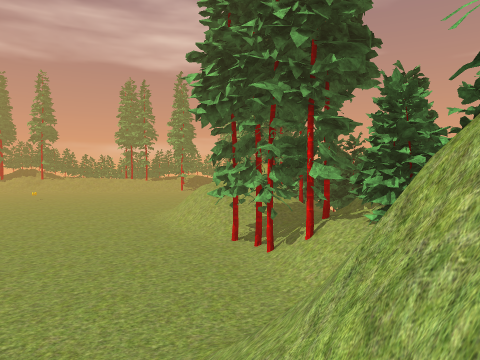
view 1 (above)

24 first-person views from a walk through a 3-D level made in the Unity game engine. The camera is 1.4 m above the floor, tilts 2° down and sees 70° across. The floor is counted in squares, 2 m on a side. Each view is taken from the middle of a square. On the plan, view 1 faces up. The plan holds only what a view shows up to about 11 squares ahead; the rest is blank. The place goes on beyond the plan. The player is left out. Some surface patterns are stand-ins.

view 2
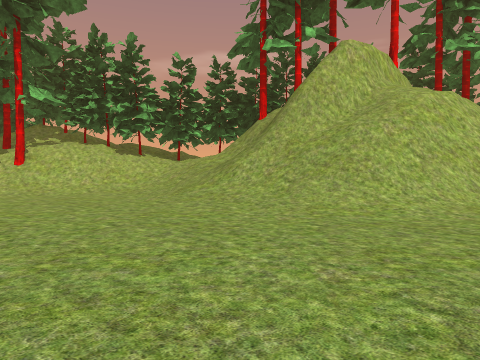

view 3
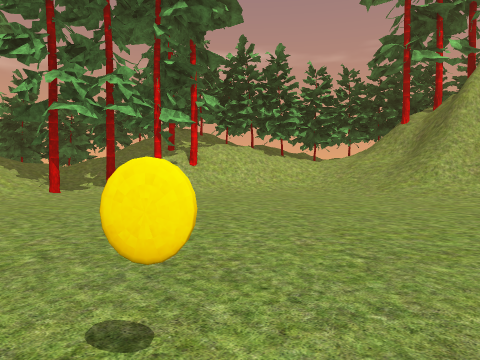

view 4
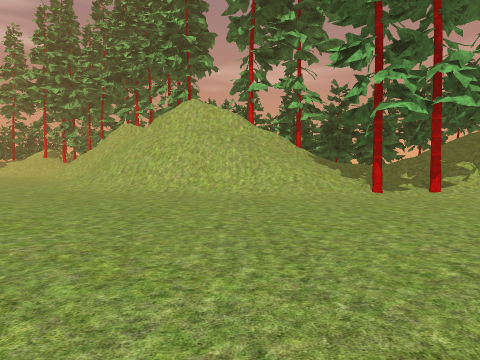

view 5
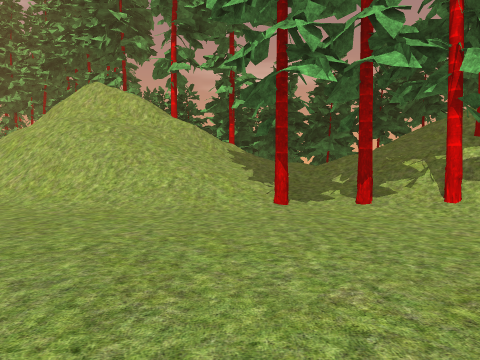

view 6
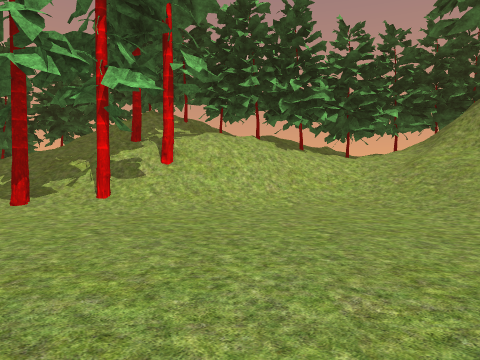

view 7
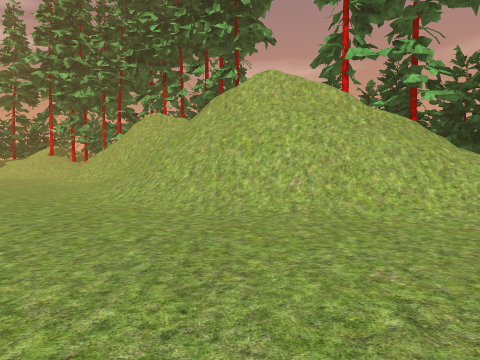

view 8
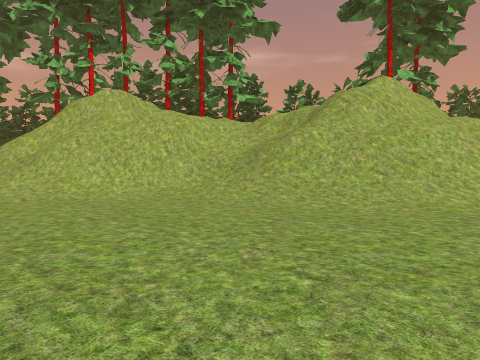

view 9
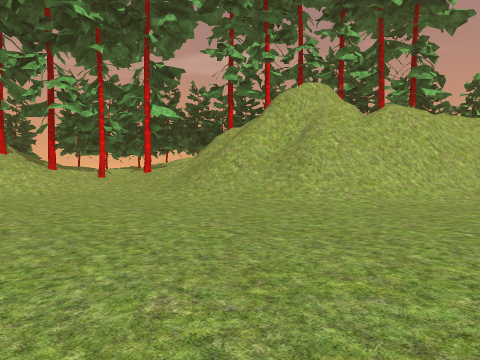

view 10
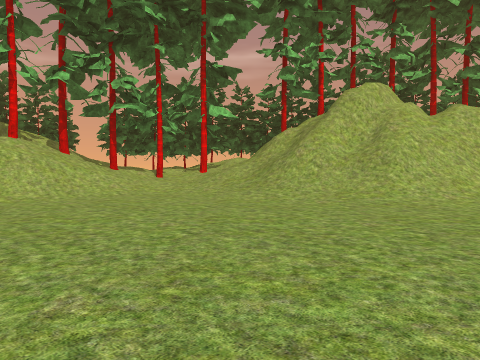

view 11
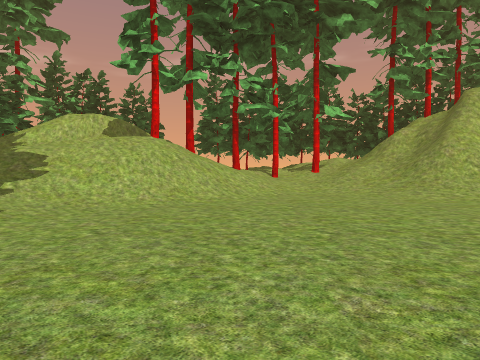

view 12
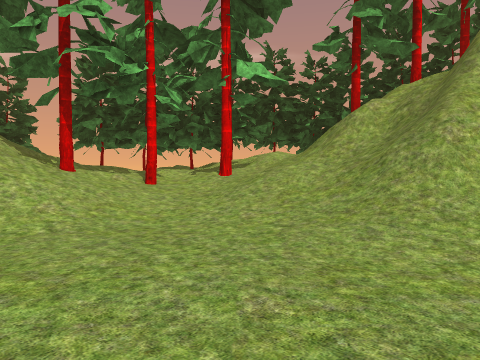

view 13
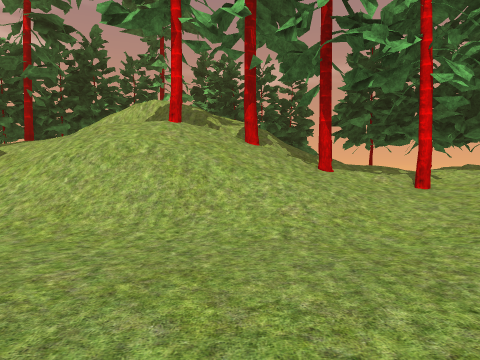

view 14
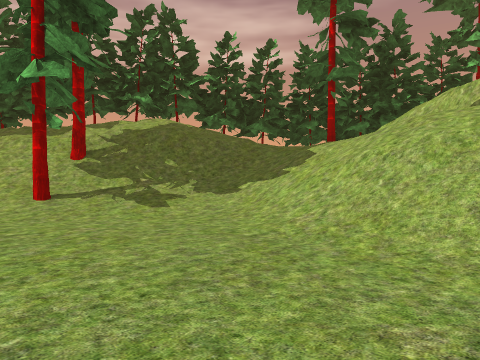

view 15
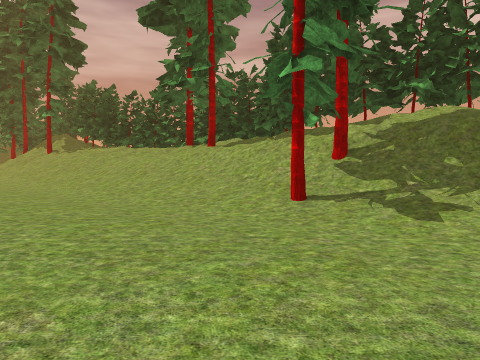

view 16
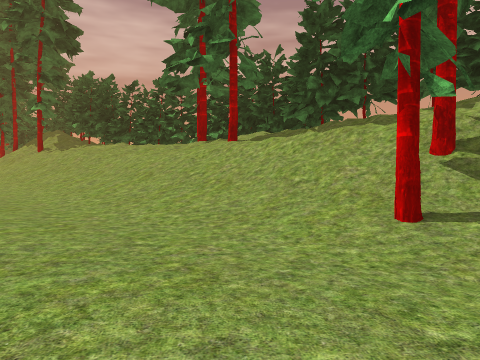

view 17
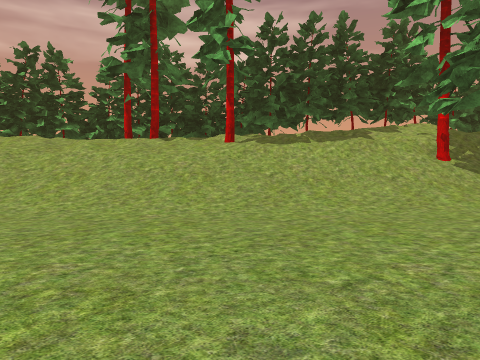

view 18
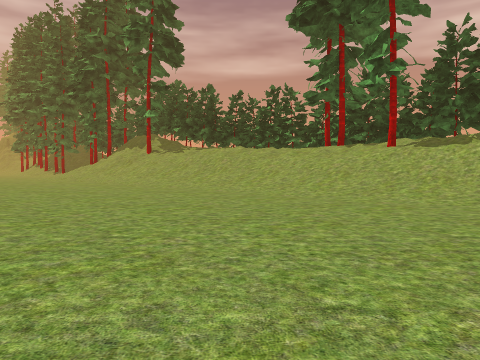

view 19
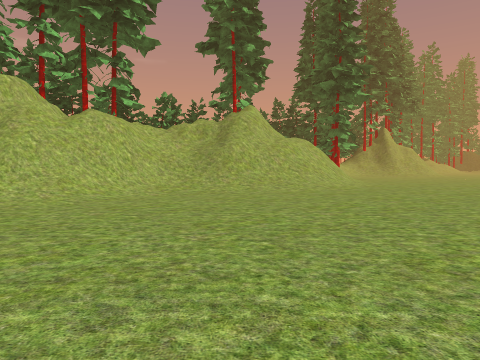

view 20
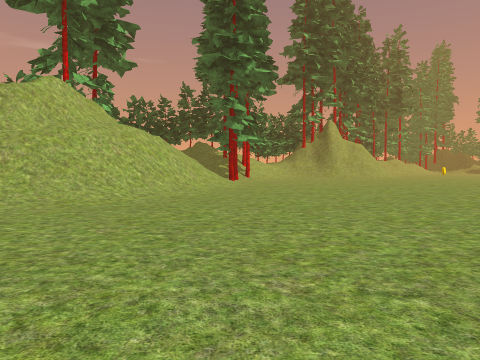

view 21
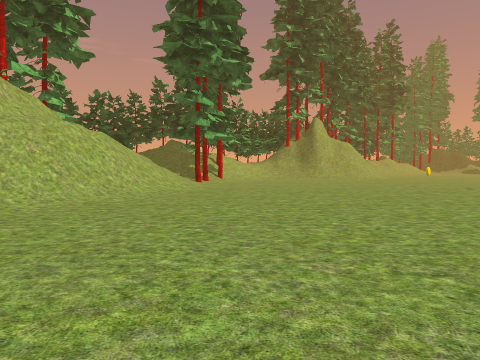

view 22
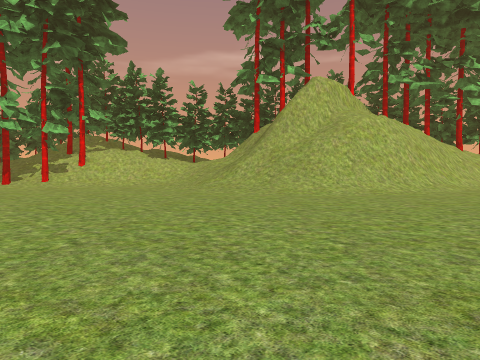

view 23
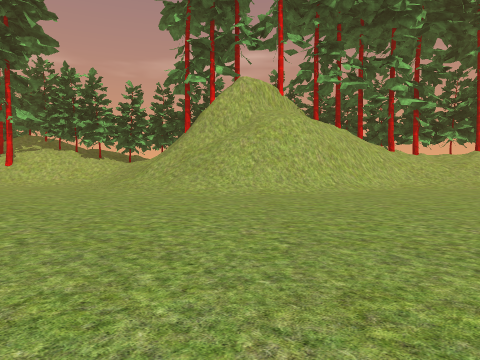

view 24
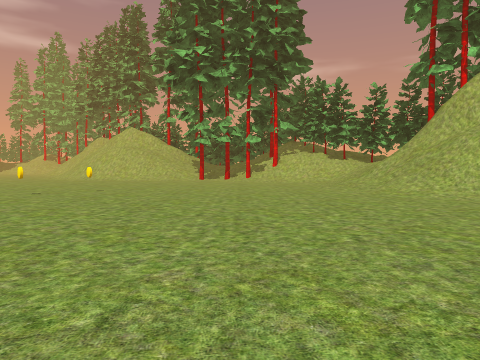

### Floor plan
Key: @ floor where view 1 was taken; # wall or solid block; . main floor; : floor 3 m higher than the main floor; / step, stairs or slope; = window, fence, low wall or low ledge; v drop or lower ground; O other object.
Columns run from 19 left of view 1 to 6 right of it. Each row starts with its distance up from view 1.
 48             #######
 47 ##############///####
 46 #//://////=//// /////
 45  //////#///////// //
 44  ///////////#///////
 43  //////////////////=/
 42 //////////////////////
 41 //..............////#///=
 40   ..............////////#
 39  ................///#//##
 38 ..................///#/##
 37 .................../////#
 36 ..................///#//##
 35    ..............///////#
 34         .........////# /#
 33         ........////=##/#
 32         ........///#==###
 31         ........///== #
 30         ........///#=
 29          .......//=//
 28          .......//#/
 27          ......./////
 26         .......//////
 25        ......../////
 24        .......//////
 23        .......////=
 22        .......////##
 21        .......////==
 20        ......../=//=/
 19         ......./=////
 18         .......////////#
 17         ........///////#
 16         ........///////###
 15         .........////// ##
 14          ........./#/////#
 13          .........../////#
 12          ...........=///##
 11          ...........//#/=#
 10          .........../#/###
  9          O.O........///##
  8          ...........///#
  7         ............// #
  6         ...........////#
  5         ........../////#
  4        ..........//////#
  3         .........///#=##
  2        .........////####
  1        .........//=/###
  0        ........../#@/#
 -1        ........../#v//#

Positions as (right, up) in squares from view 1, and headings:
1: (0, 0), facing up
2: (-8, 4), facing right
3: (-9, 9), facing right
4: (-9, 10), facing up-right
5: (-5, 10), facing up-right
6: (-5, 9), facing right
7: (-8, 15), facing up-right
8: (-11, 26), facing right
9: (-10, 33), facing right
10: (-10, 35), facing right
11: (-10, 39), facing right
12: (-5, 36), facing right
13: (-4, 36), facing up-right
14: (-4, 37), facing up
15: (-4, 38), facing up-left
16: (-6, 39), facing up-left
17: (-12, 36), facing up
18: (-8, 34), facing up-left
19: (-11, 33), facing down-right
20: (-12, 25), facing down-right
21: (-12, 23), facing down-right
22: (-12, 4), facing right
23: (-12, 1), facing right
24: (-12, -1), facing up-right
